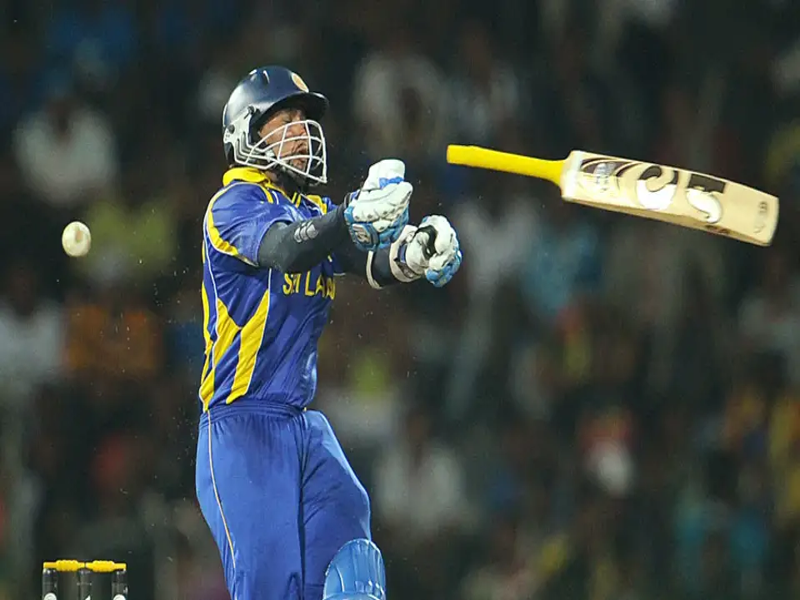
#> input picture master/object-detection/dataset/test_data/image_702.png, 800 x 600 px, found by its file name; its folder holds only this picture in this run
$ jupyter execute 04_image_labeling.ipynb
#> lines starting #> are read from the running program, lines starting #| are printed output that depends on the picture
[cell 1]
#read how many imagaes are there in a folder called raw/images/all_objects

#create pandas dataframe with below columns
#image_name, image_path, col_number, row_number, label
#Take col_number and row_number starting from 1,1 at top left corner and
# increasing to right and down respectively till 8,8
import os
import pandas as pd
from PIL import Image, ImageDraw

def draw_grid_on_image(image_path, tile_width, tile_height, output_path):
    #resize image to 800x600
#> called with tile_width = 100, tile_height = 75
    img = Image.open(image_path)
#> img is the input picture: PIL image 800x600 RGB; mean R, G, B 61.7, 69.6, 67.3
    img = img.resize((800, 600))
    # Open the image
    img = Image.open(image_path)
    draw = ImageDraw.Draw(img)
    img_width, img_height = img.size
#> img_width = 800; img_height = 600

    # Draw vertical lines
    for x in range(0, img_width, tile_width):
        draw.line([(x, 0), (x, img_height)], fill='red', width=2)

    # Draw horizontal lines
    for y in range(0, img_height, tile_height):
        draw.line([(0, y), (img_width, y)], fill='red', width=2)

    # Add numbers to each tile starting from (1,1) at top-left
    num_tiles_x = img_width // tile_width
#> num_tiles_x = 8
    num_tiles_y = img_height // tile_height
#> num_tiles_y = 8
    for i in range(num_tiles_x):
        for j in range(num_tiles_y):
            x = i * tile_width + tile_width // 2
            y = j * tile_height + tile_height // 2
            cell_no = (j)*8 + (i+1)
            # draw.text((x+1, y+1), f'{j+1},{i+1}', fill='blue')
            draw.text((x+1, y+1), f'{cell_no}', fill='blue')

    # Save the image with grid
    img.save(output_path)
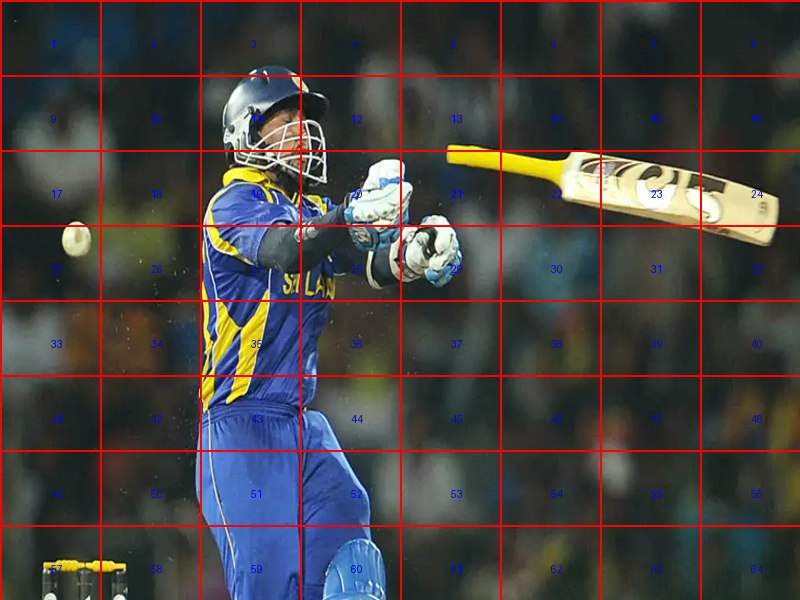
#> saved as image_702.png: PIL image 800x600 RGB; mean R, G, B 70.5, 66.2, 64.9

image_folder = 'master/object-detection/dataset/test_data'
output_grid_image_path = 'master/object-detection/dataset/test_data/tiled_images'
data = []
for image_name in os.listdir(image_folder):
    if image_name.endswith(('.png', '.jpg', '.jpeg')):
        image_path = os.path.join(image_folder, image_name)
        #create output path if not exists
        if not os.path.exists(output_grid_image_path):
            os.makedirs(output_grid_image_path)
        output_path = os.path.join(output_grid_image_path, image_name)
        draw_grid_on_image(image_path, 100, 75, output_path)
        for col in range(8):
            for row in range(8):
                data.append({
                    'image_name': image_name,
                    'col_number': col + 1,
                    'row_number': row + 1,
                    'label': 1
                })
df = pd.DataFrame(data)
print(df.head())
print(f'Total records: {len(df)}')
#save dataframe to csv
# df.to_csv('../data/processed/image_tiles_labels.csv', index=False)
